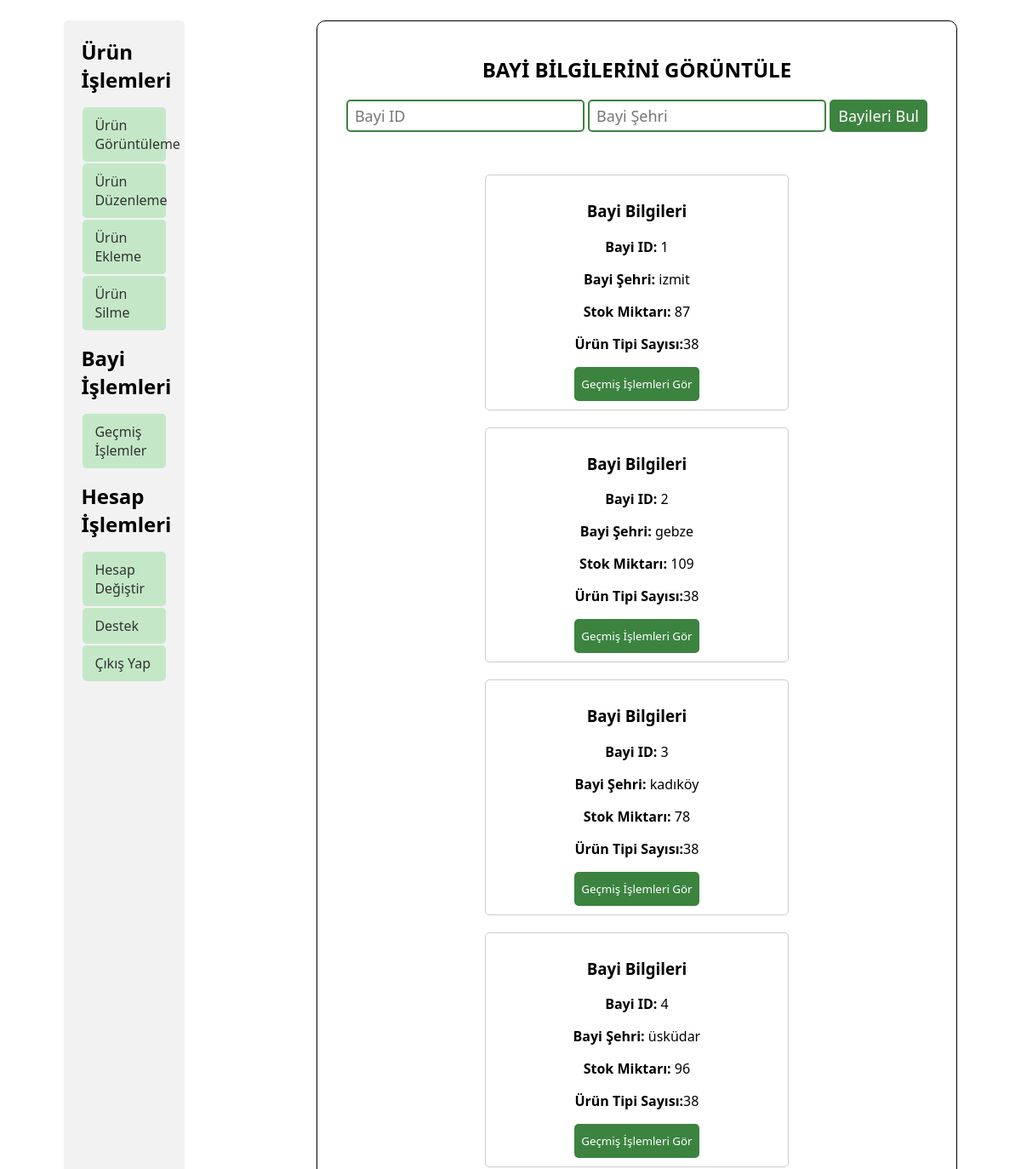
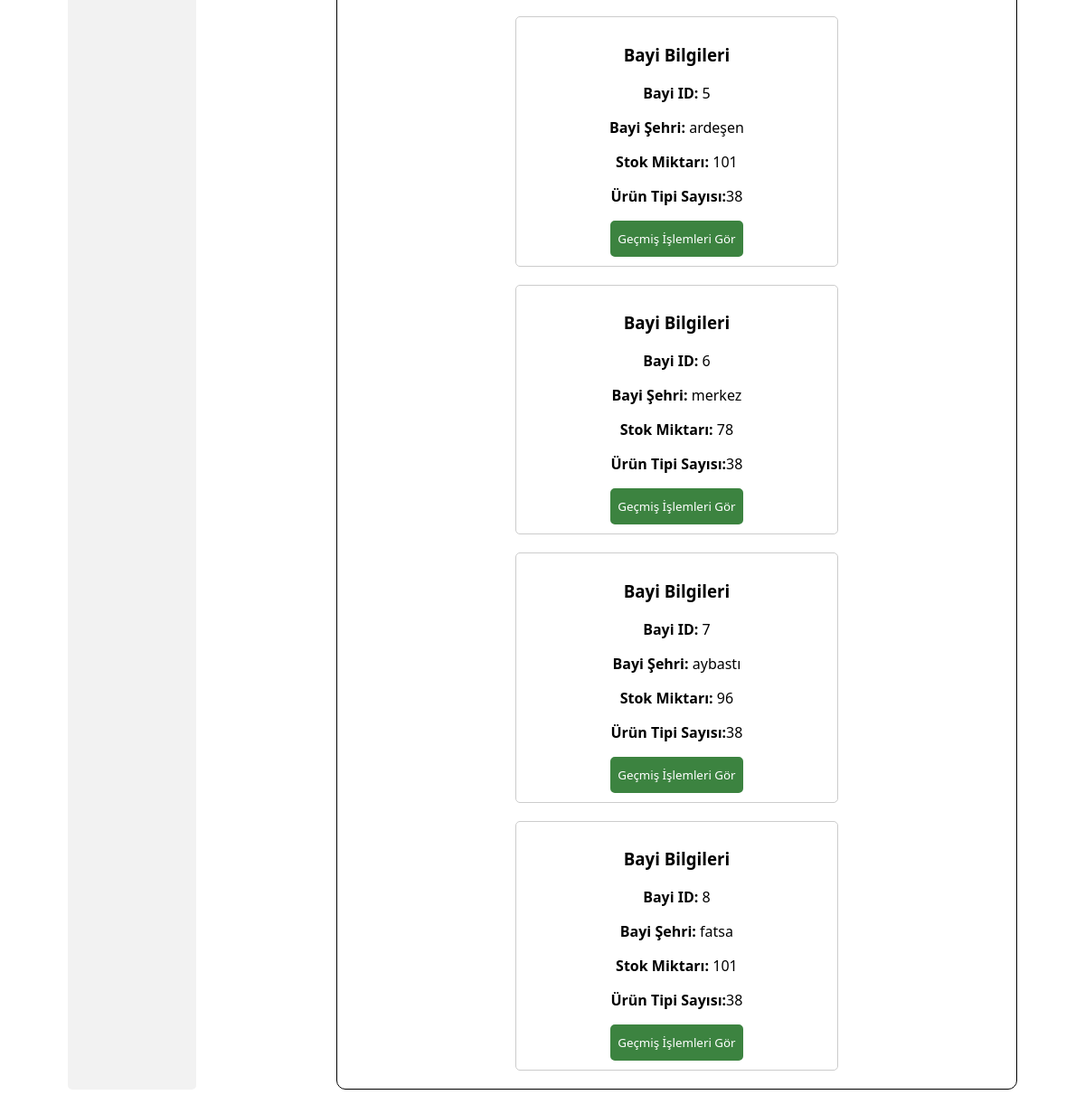
The page /php/users/bayi_yonetim/bayi_islem/bayi_gecmis_islem.php on the database its author committed (2 pictures, top to bottom).
### tables this page shows
CREATE TABLE `bayi` (
  `bayi_id` int(11) NOT NULL,
  `ilce` varchar(50) DEFAULT NULL,
  `depo_id` int(11) DEFAULT NULL
);

### php/users/bayi_yonetim/bayi_islem/bayi_gecmis_islem.php (the view, shortened to what this page needs)
<!DOCTYPE html>
<html lang="en">
<head>
  <link rel="stylesheet" href="../../../../css/master_admin.css">
</head>
<body>
  <div id="container">
    <div id="left_container">
      <?php include("../bayi_left_bar.php"); ?>
    </div>
    <?php include ("../../../contact/contact.php"); ?>
    <div id="right_container" class="admin_container">
        <div id="dealers_search">
        <h2>BAYİ BİLGİLERİNİ GÖRÜNTÜLE</h2>
          <form id="dealer_info_form" method="POST">
            <input type="text" name="search_id" id="search_id" placeholder="Bayi ID">
            <input type="text" name="search_city" id="search_city" placeholder="Bayi Şehri">
            <button type="submit" id="search_info_button">Bayileri Bul</button>
          </form>
        </div>
        <div id="dealer_info_divs">
          <div class="card-container">
            <?php
            $query_dealer_stock = mysqli_query($connection, 'SELECT * FROM bayi_stok');
            $query_dealer = mysqli_query($connection, 'SELECT * FROM bayi');
            $product_types = array();
            $all_data_dealer_stock = array();
            while ($take = mysqli_fetch_array($query_dealer_stock)) {
              $data = [
                "dealer_id" => $take["bayi_id"],
                "phone_id" => $take["telefon_id"],
                "stock" => $take["stok"]
              ];
              $all_data_dealer_stock[] = $data;
              $product_types[] = $data["phone_id"];
            }
            $product_types = array_unique($product_types);
            $all_data_dealer = array();
            while ($take = mysqli_fetch_array($query_dealer)) {
              $data = [
                "dealer_id" => $take["bayi_id"],
                "city" => $take["ilce"]
              ];
              $all_data_dealer[] = $data;
            }
            foreach ($all_data_dealer as $dealer) {
              $dealer_id = $dealer['dealer_id'];
              $dealer_city = $dealer['city'];
              $stock_amount = 0;
              foreach ($all_data_dealer_stock as $dealer_stock) {
                if ($dealer_stock['dealer_id'] == $dealer_id) {
                  $stock_amount += $dealer_stock['stock'];
                }
              }
              $product_type_count = count($product_types) + 1;
              $search_id = isset($_POST["search_id"]) ? $_POST["search_id"] : "";
              $search_city = isset($_POST["search_city"]) ? $_POST["search_city"] : "";
              $display_style = "none";
              if (empty($search_id) && empty($search_city)) {
                $display_style = 'block';
              } else {
                if ($search_id == $dealer["dealer_id"] || $search_city == $dealer["city"]) {
                  $display_style = 'block';
                }
              }
              echo "  <div class='card' id ='dealer_card_" . $dealer_id . "' style='display: " . $display_style . "'>";
              echo "<h3>Bayi Bilgileri</h3>";
              echo "<p><strong>Bayi ID:</strong> " . $dealer_id . "</p>";
              echo "<p><strong>Bayi Şehri:</strong> " . $dealer_city . "</p>";
              echo "<p><strong>Stok Miktarı:</strong> " . $stock_amount . "</p>";
              echo "<p><strong>Ürün Tipi Sayısı:</strong>" . $product_type_count . "</p>";
              echo "<button type='button' class='dealer_button' id='dealer_exp_" . $dealer_id . "'' >Geçmiş İşlemleri Gör</button>";
              echo "</div>";
            }
            ?>
          </div>
        </div>
    </div>
  </div>
</body>
</html>

### php/users/bayi_yonetim/bayi_left_bar.php
<h2>Ürün İşlemleri</h2>
<ul>
  <li><a href="../urun_islem/urun_gor.php">Ürün Görüntüleme</a></li>
  <li><a href="../urun_islem/urun_degis.php">Ürün Düzenleme</a></li>
  <li><a href="../urun_islem/urun_ekle.php">Ürün Ekleme</a></li>
  <li><a href="../urun_islem/urun_sil.php">Ürün Silme</a></li>
</ul>
<h2>Bayi İşlemleri</h2>
<ul>
  <li><a href="../bayi_islem/bayi_gecmis_islem.php">Geçmiş İşlemler</a></li>
</ul>
<h2>Hesap İşlemleri</h2>
<ul>
  <li><a href="../hesap_islem/hesap_ayarlari_degis.php">Hesap Değiştir</a></li>
  <li><a href="../hesap_islem/hesap_destek.php">Destek</a></li>
  <li><a href="../hesap_islem/hesap_cikis.php">Çıkış Yap</a></li>
</ul>

### css/master_admin.css (style rules this page uses)
* { font-family: 'Segoe UI', Tahoma, Geneva, Verdana, sans-serif; }
#container { display: flex; justify-content: space-around; margin-top: 2%; }
#left_container { width: 12%; background-color: #f2f2f2; padding: 20px; border-radius: 5px; box-sizing: border-box; }
#left_container h2 { margin: 0; padding: 0; }
#left_container ul { list-style: none; padding: 0; }
#left_container ul li { margin-bottom: 0; }
#left_container a { display: block; padding: 5px 7px; text-decoration: none; color: #333; }
#right_container { border: 1px solid black; width: 60%; border-radius: 10px; margin-left: 20px; padding: 20px; text-align: center; }
#right_container input { border: 2px solid #3c8340; border-radius: 5px; padding: 5px 8px; font-size: 18px; }
#search_info_button { background-color: #3c8340; padding: 5px 8px; color: white; border-radius: 5px; font-size: 18px; border: 2px solid #3c8340; }
#left_container li { border-radius: 5px; background-color: #c4e8c7; padding: 5px 7px; margin: auto; margin: 2px; }
.card-container { display: flex; flex-wrap: wrap; gap: 20px; }
.card { border: 1px solid #ccc; border-radius: 5px; padding: 10px; width: calc(50% - 20px); margin: auto; }
.card-container { margin-top: 50px; }
.dealer_button { background-color: #3c8340; color: white; border-radius: 5px; height: 40px; border: 2px solid #3c8340; }

### rows shown on the page
bayi: dealer_id "1", ilce "izmit", stock_amount "87", product_type_count "38"
bayi: bayi_id "2", ilce "gebze", stock_amount "109", product_type_count "38"
bayi: bayi_id "3", ilce "kadıköy", stock_amount "78", product_type_count "38"
bayi: bayi_id "4", ilce "üsküdar", stock_amount "96", product_type_count "38"
bayi: bayi_id "5", ilce "ardeşen", stock_amount "101", product_type_count "38"
bayi: bayi_id "6", ilce "merkez", stock_amount "78", product_type_count "38"
bayi: bayi_id "7", ilce "aybastı", stock_amount "96", product_type_count "38"
bayi: bayi_id "8", ilce "fatsa", stock_amount "101", product_type_count "38"
